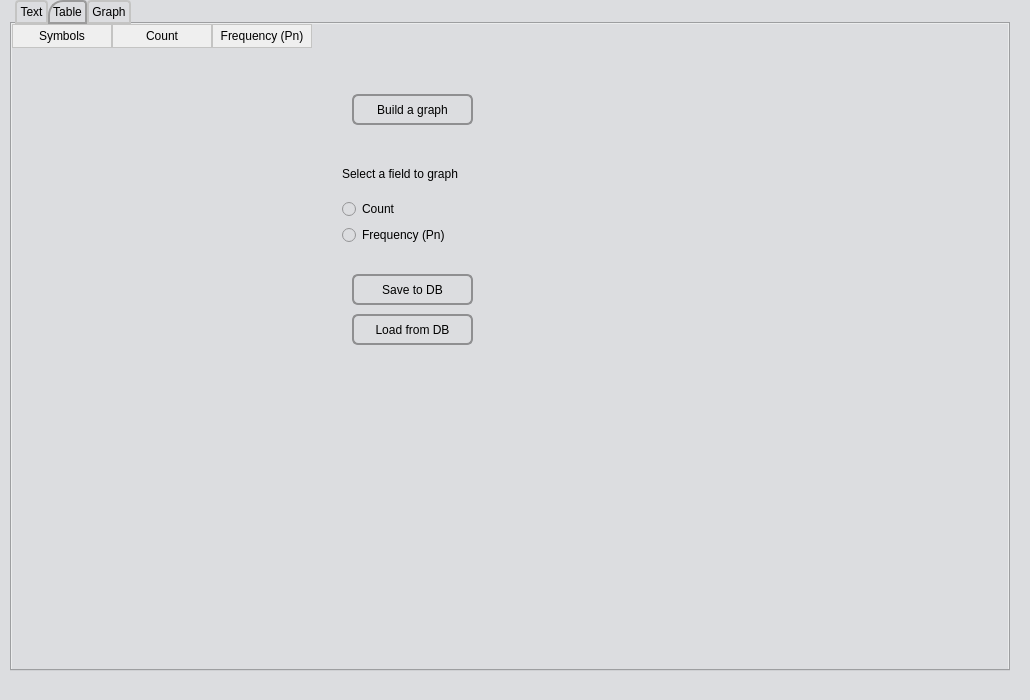
<?xml version="1.0" encoding="UTF-8"?>
<ui version="4.0">
 <class>MainWindow</class>
 <widget class="QMainWindow" name="MainWindow">
  <property name="geometry">
   <rect>
    <x>0</x>
    <y>0</y>
    <width>1030</width>
    <height>700</height>
   </rect>
  </property>
  <property name="windowTitle">
   <string>MainWindow</string>
  </property>
  <property name="styleSheet">
   <string notr="true">
	background-color:   rgb(220, 221, 224)  ;</string>
  </property>
  <widget class="QWidget" name="centralwidget">
   <widget class="QTabWidget" name="tabWidget">
    <property name="enabled">
     <bool>true</bool>
    </property>
    <property name="geometry">
     <rect>
      <x>10</x>
      <y>0</y>
      <width>1000</width>
      <height>671</height>
     </rect>
    </property>
    <property name="sizePolicy">
     <sizepolicy hsizetype="Maximum" vsizetype="Maximum">
      <horstretch>0</horstretch>
      <verstretch>0</verstretch>
     </sizepolicy>
    </property>
    <property name="maximumSize">
     <size>
      <width>1000</width>
      <height>1000</height>
     </size>
    </property>
    <property name="styleSheet">
     <string notr="true"> 
QTabWidget::pane {  
 
}

QTabWidget::tab-bar {
    left: 5px;  
}
QTabBar::tab {
 background-color: qlineargradient(x1: 0, y1: 0, x2: 0, y2: 1,
                                          stop: 0 #f6f7fa, stop: 1 #dadbde);
    border: 2px solid #C4C4C3;
    border-top-left-radius: 4px;
    border-top-right-radius: 4px;
    min-width: 15ex;
    padding: 3px;
}
QTabBar::tab:selected, QTabBar::tab:hover {
    background: qlineargradient(x1: 0, y1: 0, x2: 0, y2: 1,
                                stop: 0 #fafafa, stop: 0.4 #f4f4f4,
                                stop: 0.5 #e7e7e7, stop: 1.0 #fafafa);
}
QTabBar::tab:selected {
 border-top-left-radius: 15px;
    border-color: #9B9B9B;  
}




</string>
    </property>
    <property name="currentIndex">
     <number>1</number>
    </property>
    <widget class="QWidget" name="Text">
     <attribute name="title">
      <string>Text</string>
     </attribute>
     <widget class="QPushButton" name="pushButton">
      <property name="geometry">
       <rect>
        <x>20</x>
        <y>270</y>
        <width>111</width>
        <height>51</height>
       </rect>
      </property>
      <property name="autoFillBackground">
       <bool>false</bool>
      </property>
      <property name="styleSheet">
       <string notr="true">QPushButton {
    border: 2px solid #8f8f91;
    border-radius: 6px;
    background-color: qlineargradient(x1: 0, y1: 0, x2: 0, y2: 1,
                                      stop: 0 #f6f7fa, stop: 1 #dadbde);
    min-width: 80px;
}

QPushButton:pressed {
    background-color: qlineargradient(x1: 0, y1: 0, x2: 0, y2: 1,
                                      stop: 0 #dadbde, stop: 1 #f6f7fa);
}
 
QPushButton:flat {
    border: none; 
}

QPushButton:default {
    border-color: navy; 
}</string>
      </property>
      <property name="text">
       <string>Enter</string>
      </property>
      <property name="autoDefault">
       <bool>false</bool>
      </property>
     </widget>
     <widget class="QTextEdit" name="textInput">
      <property name="geometry">
       <rect>
        <x>10</x>
        <y>10</y>
        <width>971</width>
        <height>221</height>
       </rect>
      </property>
      <property name="styleSheet">
       <string notr="true">QTextEdit {
   background: white;
    border: 2px solid #C4C4C3;
    border-top-left-radius: 20px;
    border-top-right-radius: 20px;
    border-bottom-left-radius: 20px;
    border-bottom-right-radius: 20px;
    padding: 8;
}
 
 
   
 </string>
      </property>
      <property name="html">
       <string>&lt;!DOCTYPE HTML PUBLIC &quot;-//W3C//DTD HTML 4.0//EN&quot; &quot;http://www.w3.org/TR/REC-html40/strict.dtd&quot;&gt;
&lt;html&gt;&lt;head&gt;&lt;meta name=&quot;qrichtext&quot; content=&quot;1&quot; /&gt;&lt;meta charset=&quot;utf-8&quot; /&gt;&lt;style type=&quot;text/css&quot;&gt;
p, li { white-space: pre-wrap; }
hr { height: 1px; border-width: 0; }
&lt;/style&gt;&lt;/head&gt;&lt;body style=&quot; font-family:'Segoe UI'; font-size:9pt; font-weight:400; font-style:normal;&quot;&gt;
&lt;p align=&quot;justify&quot; style=&quot;-qt-paragraph-type:empty; margin-top:0px; margin-bottom:0px; margin-left:0px; margin-right:0px; -qt-block-indent:0; text-indent:0px;&quot;&gt;&lt;br /&gt;&lt;/p&gt;&lt;/body&gt;&lt;/html&gt;</string>
      </property>
     </widget>
    </widget>
    <widget class="QWidget" name="Table">
     <attribute name="title">
      <string>Table</string>
     </attribute>
     <widget class="QTableWidget" name="tableWidget">
      <property name="geometry">
       <rect>
        <x>0</x>
        <y>0</y>
        <width>991</width>
        <height>641</height>
       </rect>
      </property>
      <property name="styleSheet">
       <string notr="true"> 
QHeaderView{  
	background-color:   rgb(220, 221, 224)  ;

} 
QHeaderView::section {
 background-color: qlineargradient(x1: 0, y1: 0, x2: 0, y2: 1,
                                          stop: 0 #f6f7fa, stop: 1 #dadbde);
    border: 1px solid #C4C4C3; 
    min-width: 15ex;
    padding: 2px;
}
 QHeaderView::section:hover {
    background: qlineargradient(x1: 0, y1: 0, x2: 0, y2: 1,
                                stop: 0 #fafafa, stop: 0.4 #f4f4f4,
                                stop: 0.5 #e7e7e7, stop: 1.0 #fafafa);
}
QHeaderView::section:pressed {
 border-top-left-radius: 15px;
    border-color: #9B9B9B;  
}
QTableView {
border: none;

background-color:   rgb(220, 221, 224)  ;
}
 


</string>
      </property>
      <property name="autoScrollMargin">
       <number>16</number>
      </property>
      <property name="editTriggers">
       <set>QAbstractItemView::AnyKeyPressed|QAbstractItemView::EditKeyPressed</set>
      </property>
      <property name="selectionMode">
       <enum>QAbstractItemView::NoSelection</enum>
      </property>
      <property name="sortingEnabled">
       <bool>false</bool>
      </property>
      <attribute name="horizontalHeaderVisible">
       <bool>true</bool>
      </attribute>
      <attribute name="horizontalHeaderCascadingSectionResizes">
       <bool>false</bool>
      </attribute>
      <attribute name="horizontalHeaderHighlightSections">
       <bool>true</bool>
      </attribute>
      <attribute name="horizontalHeaderShowSortIndicator" stdset="0">
       <bool>false</bool>
      </attribute>
      <attribute name="verticalHeaderVisible">
       <bool>false</bool>
      </attribute>
      <attribute name="verticalHeaderShowSortIndicator" stdset="0">
       <bool>false</bool>
      </attribute>
      <column>
       <property name="text">
        <string>Symbols</string>
       </property>
       <property name="font">
        <font>
         <underline>false</underline>
         <strikeout>false</strikeout>
         <kerning>true</kerning>
        </font>
       </property>
       <property name="background">
        <color alpha="0">
         <red>200</red>
         <green>255</green>
         <blue>10</blue>
        </color>
       </property>
      </column>
      <column>
       <property name="text">
        <string>Count</string>
       </property>
      </column>
      <column>
       <property name="text">
        <string>Frequency (Pn)</string>
       </property>
      </column>
     </widget>
     <widget class="QPushButton" name="pushButton_2">
      <property name="geometry">
       <rect>
        <x>340</x>
        <y>70</y>
        <width>121</width>
        <height>31</height>
       </rect>
      </property>
      <property name="styleSheet">
       <string notr="true">QPushButton {
    border: 2px solid #8f8f91;
    border-radius: 6px;
    background-color: qlineargradient(x1: 0, y1: 0, x2: 0, y2: 1,
                                      stop: 0 #f6f7fa, stop: 1 #dadbde);
    min-width: 80px;
}

QPushButton:pressed {
    background-color: qlineargradient(x1: 0, y1: 0, x2: 0, y2: 1,
                                      stop: 0 #dadbde, stop: 1 #f6f7fa);
}
 
QPushButton:flat {
    border: none; /* no border for a flat push button */
}

QPushButton:default {
    border-color: navy; /* make the default button prominent */
}</string>
      </property>
      <property name="text">
       <string>Build a graph</string>
      </property>
     </widget>
     <widget class="QWidget" name="verticalLayoutWidget">
      <property name="geometry">
       <rect>
        <x>330</x>
        <y>130</y>
        <width>161</width>
        <height>91</height>
       </rect>
      </property>
      <layout class="QVBoxLayout" name="verticalLayout">
       <property name="spacing">
        <number>6</number>
       </property>
       <property name="rightMargin">
        <number>0</number>
       </property>
       <property name="bottomMargin">
        <number>0</number>
       </property>
       <item>
        <widget class="QLabel" name="label">
         <property name="styleSheet">
          <string notr="true">background-color:   rgb(220, 221, 224)  ;</string>
         </property>
         <property name="text">
          <string>Select a field to graph</string>
         </property>
        </widget>
       </item>
       <item>
        <widget class="QRadioButton" name="rbCount">
         <property name="styleSheet">
          <string notr="true">background-color:   rgb(220, 221, 224)  ;</string>
         </property>
         <property name="text">
          <string>Count</string>
         </property>
        </widget>
       </item>
       <item>
        <widget class="QRadioButton" name="rbPn">
         <property name="styleSheet">
          <string notr="true">background-color:   rgb(220, 221, 224)  ;</string>
         </property>
         <property name="text">
          <string>Frequency (Pn)</string>
         </property>
        </widget>
       </item>
      </layout>
     </widget>
     <widget class="QPushButton" name="pushButton_4">
      <property name="geometry">
       <rect>
        <x>340</x>
        <y>290</y>
        <width>121</width>
        <height>31</height>
       </rect>
      </property>
      <property name="styleSheet">
       <string notr="true">QPushButton {
    border: 2px solid #8f8f91;
    border-radius: 6px;
    background-color: qlineargradient(x1: 0, y1: 0, x2: 0, y2: 1,
                                      stop: 0 #f6f7fa, stop: 1 #dadbde);
    min-width: 80px;
}

QPushButton:pressed {
    background-color: qlineargradient(x1: 0, y1: 0, x2: 0, y2: 1,
                                      stop: 0 #dadbde, stop: 1 #f6f7fa);
}
 
QPushButton:flat {
    border: none; /* no border for a flat push button */
}

QPushButton:default {
    border-color: navy; /* make the default button prominent */
}</string>
      </property>
      <property name="text">
       <string>Load from DB</string>
      </property>
     </widget>
     <widget class="QPushButton" name="pushButton_3">
      <property name="geometry">
       <rect>
        <x>340</x>
        <y>250</y>
        <width>121</width>
        <height>31</height>
       </rect>
      </property>
      <property name="styleSheet">
       <string notr="true">QPushButton {
    border: 2px solid #8f8f91;
    border-radius: 6px;
    background-color: qlineargradient(x1: 0, y1: 0, x2: 0, y2: 1,
                                      stop: 0 #f6f7fa, stop: 1 #dadbde);
    min-width: 80px;
}

QPushButton:pressed {
    background-color: qlineargradient(x1: 0, y1: 0, x2: 0, y2: 1,
                                      stop: 0 #dadbde, stop: 1 #f6f7fa);
}
 
QPushButton:flat {
    border: none; /* no border for a flat push button */
}

QPushButton:default {
    border-color: navy; /* make the default button prominent */
}</string>
      </property>
      <property name="text">
       <string>Save to DB</string>
      </property>
     </widget>
    </widget>
    <widget class="QWidget" name="Graph">
     <attribute name="title">
      <string>Graph</string>
     </attribute>
     <widget class="QCustomPlot" name="widget" native="true">
      <property name="geometry">
       <rect>
        <x>0</x>
        <y>0</y>
        <width>991</width>
        <height>641</height>
       </rect>
      </property>
      <property name="styleSheet">
       <string notr="true">background-color: qlineargradient(x1: 0, y1: 0, x2: 0, y2: 1,
                                          stop: 0 #f6f7fa, stop: 1 #dadbde);</string>
      </property>
     </widget>
    </widget>
   </widget>
  </widget>
 </widget>
 <customwidgets>
  <customwidget>
   <class>QCustomPlot</class>
   <extends>QWidget</extends>
   <header>qcustomplot.h</header>
   <container>1</container>
  </customwidget>
 </customwidgets>
 <resources/>
 <connections>
  <connection>
   <sender>pushButton_3</sender>
   <signal>clicked()</signal>
   <receiver>MainWindow</receiver>
   <slot>on_SaveToDB_clicked()</slot>
   <hints>
    <hint type="sourcelabel">
     <x>401</x>
     <y>298</y>
    </hint>
    <hint type="destinationlabel">
     <x>1010</x>
     <y>112</y>
    </hint>
   </hints>
  </connection>
  <connection>
   <sender>pushButton_4</sender>
   <signal>clicked()</signal>
   <receiver>MainWindow</receiver>
   <slot>on_LoadFromDB_clicked()</slot>
   <hints>
    <hint type="sourcelabel">
     <x>426</x>
     <y>328</y>
    </hint>
    <hint type="destinationlabel">
     <x>1017</x>
     <y>332</y>
    </hint>
   </hints>
  </connection>
 </connections>
 <slots>
  <slot>on_SaveToDB_clicked()</slot>
  <slot>on_LoadFromDB_clicked()</slot>
 </slots>
</ui>
